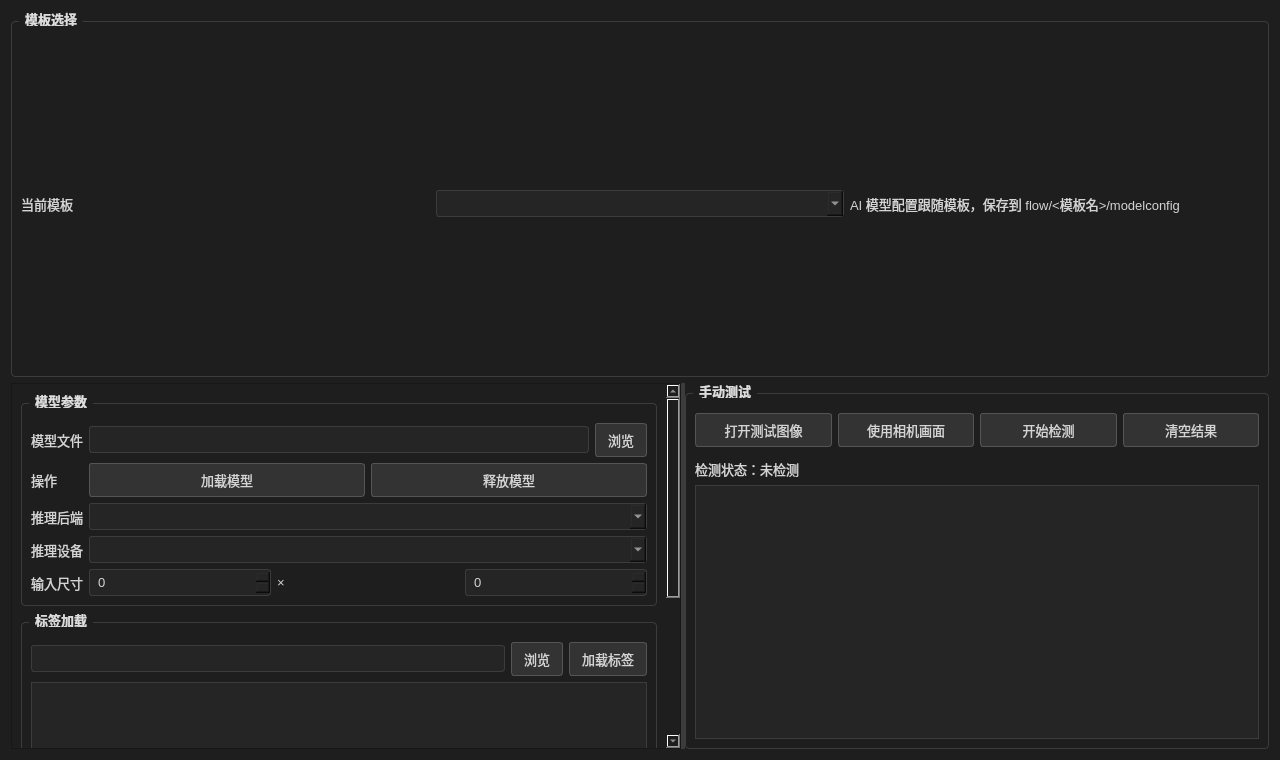
<?xml version="1.0" encoding="UTF-8"?>
<ui version="4.0">
 <class>AIModelPage</class>
 <widget class="QWidget" name="AIModelPage">
  <property name="geometry"><rect><x>0</x><y>0</y><width>1280</width><height>760</height></rect></property>
  <property name="styleSheet">
   <string notr="true">QWidget { background-color: #1e1e1e; color: #d4d4d4; font-family: "Microsoft YaHei", "Segoe UI"; font-size: 13px; }
QGroupBox { border: 1px solid #3c3c3c; border-radius: 4px; margin-top: 10px; padding-top: 10px; font-weight: 600; }
QGroupBox::title { subcontrol-origin: margin; left: 8px; padding: 0 4px; color: #dcdcdc; }
QPushButton { background-color: #333333; border: 1px solid #555555; border-radius: 3px; padding: 6px 12px; color: #d4d4d4; }
QPushButton:hover { background-color: #3c3c3c; }
QPushButton:checked { background-color: #0e639c; border-color: #007acc; color: #ffffff; }
QLineEdit, QTextEdit, QPlainTextEdit, QComboBox, QSpinBox, QDoubleSpinBox { background-color: #252526; border: 1px solid #3c3c3c; border-radius: 3px; padding: 4px 6px; }
QTableWidget, QTableView, QListWidget { background-color: #252526; alternate-background-color: #2a2a2b; border: 1px solid #3c3c3c; gridline-color: #3c3c3c; }
QHeaderView::section { background-color: #333333; color: #d4d4d4; border: none; border-right: 1px solid #3c3c3c; border-bottom: 1px solid #3c3c3c; padding: 6px; }
QSplitter::handle { background-color: #3c3c3c; }
QSplitter::handle:horizontal { width: 5px; }
QWidget#detectionView { background-color: #111111; border: 1px solid #3c3c3c; border-radius: 4px; }
QLabel#pageTip { color: #9d9d9d; font-size: 12px; }</string>
  </property>
  <layout class="QVBoxLayout" name="rootLayout">
   <item>
    <widget class="QGroupBox" name="templateGroup">
     <property name="title"><string>模板选择</string></property>
     <layout class="QHBoxLayout" name="templateLayout">
      <item><widget class="QLabel" name="templateLabel"><property name="text"><string>当前模板</string></property></widget></item>
      <item><widget class="QComboBox" name="templateCombo"/></item>
      <item><widget class="QLabel" name="templateHint"><property name="text"><string>AI 模型配置跟随模板，保存到 flow/&lt;模板名&gt;/modelconfig</string></property></widget></item>
     </layout>
    </widget>
   </item>
   <item>
    <widget class="QSplitter" name="mainSplitter">
     <property name="orientation"><enum>Qt::Horizontal</enum></property>
     <widget class="QScrollArea" name="configScroll">
      <property name="widgetResizable"><bool>true</bool></property>
      <widget class="QWidget" name="configContainer">
       <layout class="QVBoxLayout" name="configLayout">
        <item>
         <widget class="QGroupBox" name="modelGroup">
          <property name="title"><string>模型参数</string></property>
          <layout class="QFormLayout" name="modelForm">
           <item row="0" column="0"><widget class="QLabel" name="modelFileLabel"><property name="text"><string>模型文件</string></property></widget></item>
           <item row="0" column="1">
            <layout class="QHBoxLayout" name="modelFileRow">
             <item><widget class="QLineEdit" name="modelFileEdit"/></item>
             <item><widget class="QPushButton" name="modelBrowseButton"><property name="text"><string>浏览</string></property></widget></item>
            </layout>
           </item>
           <item row="1" column="0"><widget class="QLabel" name="modelActionLabel"><property name="text"><string>操作</string></property></widget></item>
           <item row="1" column="1">
            <layout class="QHBoxLayout" name="modelActionRow">
             <item><widget class="QPushButton" name="loadModelButton"><property name="text"><string>加载模型</string></property></widget></item>
             <item><widget class="QPushButton" name="releaseModelButton"><property name="text"><string>释放模型</string></property></widget></item>
            </layout>
           </item>
           <item row="2" column="0"><widget class="QLabel" name="backendLabel"><property name="text"><string>推理后端</string></property></widget></item>
           <item row="2" column="1"><widget class="QComboBox" name="backendCombo"/></item>
           <item row="3" column="0"><widget class="QLabel" name="deviceLabel"><property name="text"><string>推理设备</string></property></widget></item>
           <item row="3" column="1"><widget class="QComboBox" name="deviceCombo"/></item>
           <item row="4" column="0"><widget class="QLabel" name="inputSizeLabel"><property name="text"><string>输入尺寸</string></property></widget></item>
           <item row="4" column="1">
            <layout class="QHBoxLayout" name="inputSizeRow">
             <item><widget class="QSpinBox" name="inputWSpin"/></item>
             <item><widget class="QLabel" name="xLabel"><property name="text"><string>×</string></property></widget></item>
             <item><widget class="QSpinBox" name="inputHSpin"/></item>
            </layout>
           </item>
          </layout>
         </widget>
        </item>
        <item>
         <widget class="QGroupBox" name="labelGroup">
          <property name="title"><string>标签加载</string></property>
          <layout class="QVBoxLayout" name="labelLayout">
           <item>
            <layout class="QHBoxLayout" name="labelFileRow">
             <item><widget class="QLineEdit" name="labelFileEdit"/></item>
             <item><widget class="QPushButton" name="labelBrowseButton"><property name="text"><string>浏览</string></property></widget></item>
             <item><widget class="QPushButton" name="loadLabelsButton"><property name="text"><string>加载标签</string></property></widget></item>
            </layout>
           </item>
           <item><widget class="QListWidget" name="labelsList"/></item>
          </layout>
         </widget>
        </item>
        <item>
         <widget class="QGroupBox" name="thresholdGroup">
          <property name="title"><string>阈值设置</string></property>
          <layout class="QVBoxLayout" name="thresholdLayout">
           <item>
            <layout class="QHBoxLayout" name="thresholdTop">
             <item><widget class="QLabel" name="confidenceLabel"><property name="text"><string>全局置信度</string></property></widget></item>
             <item><widget class="QDoubleSpinBox" name="confidenceSpin"/></item>
             <item><widget class="QLabel" name="iouLabel"><property name="text"><string>NMS IoU</string></property></widget></item>
             <item><widget class="QDoubleSpinBox" name="iouSpin"/></item>
             <item><widget class="QPushButton" name="resetThresholdButton"><property name="text"><string>全部恢复为全局阈值</string></property></widget></item>
            </layout>
           </item>
           <item><widget class="QLabel" name="thresholdHint"><property name="text"><string>按类别阈值可单独调整；留空或解析失败时使用全局置信度。</string></property></widget></item>
           <item><widget class="QTableWidget" name="thresholdTable"/></item>
          </layout>
         </widget>
        </item>
        <item><widget class="QPushButton" name="saveButton"><property name="text"><string>保存模型配置</string></property></widget></item>
       </layout>
      </widget>
     </widget>
     <widget class="QGroupBox" name="testGroup">
      <property name="title"><string>手动测试</string></property>
      <layout class="QVBoxLayout" name="testLayout">
       <item>
        <layout class="QHBoxLayout" name="testButtons">
         <item><widget class="QPushButton" name="openImageButton"><property name="text"><string>打开测试图像</string></property></widget></item>
         <item><widget class="QPushButton" name="useCameraButton"><property name="text"><string>使用相机画面</string></property></widget></item>
         <item><widget class="QPushButton" name="detectButton"><property name="text"><string>开始检测</string></property></widget></item>
         <item><widget class="QPushButton" name="clearButton"><property name="text"><string>清空结果</string></property></widget></item>
        </layout>
       </item>
       <item><widget class="QWidget" name="detectionView"/></item>
       <item><widget class="QLabel" name="detectStatusLabel"><property name="text"><string>检测状态：未检测</string></property></widget></item>
       <item><widget class="QTableWidget" name="resultTable"/></item>
      </layout>
     </widget>
    </widget>
   </item>
  </layout>
 </widget>
 <resources/>
 <connections/>
</ui>
